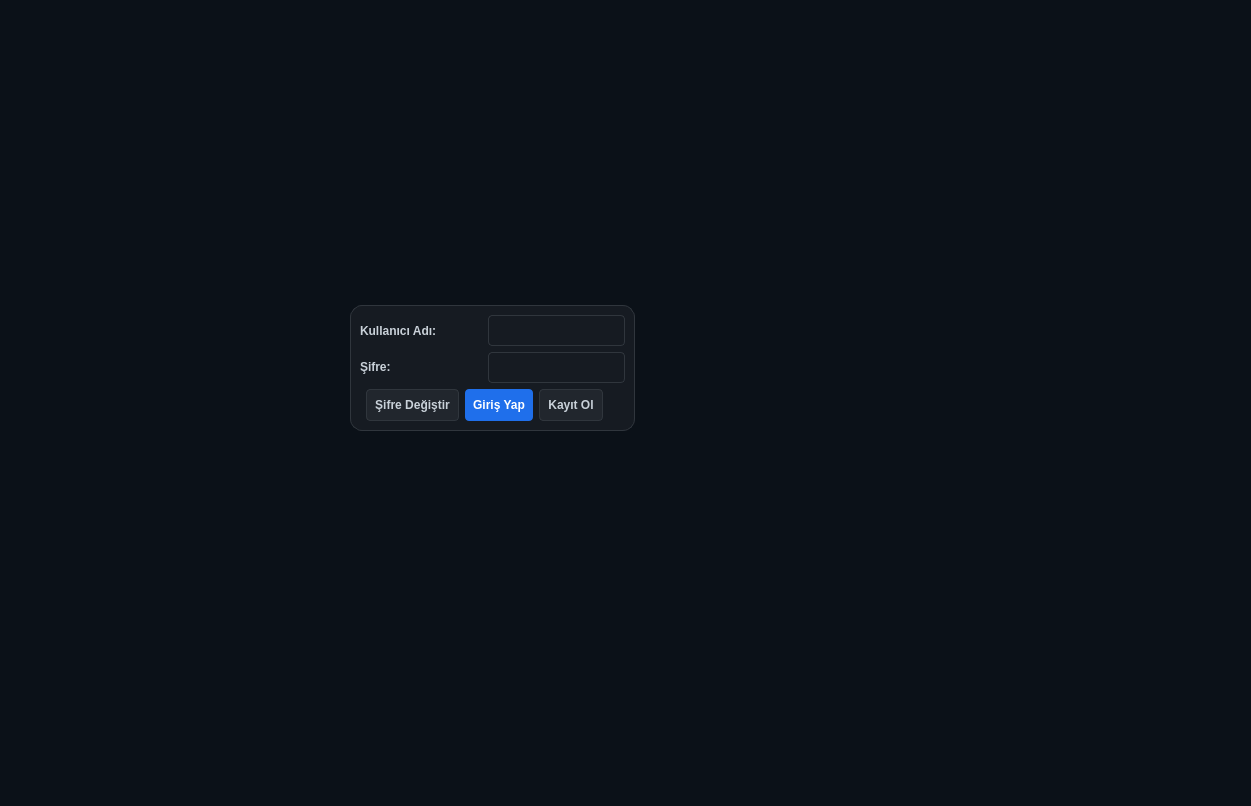
<?xml version="1.0" encoding="UTF-8"?>
<ui version="4.0">
 <class>LoginDialog</class>
 <widget class="QDialog" name="LoginDialog">
  <property name="geometry">
   <rect>
    <x>0</x>
    <y>0</y>
    <width>1251</width>
    <height>806</height>
   </rect>
  </property>
  <property name="sizePolicy">
   <sizepolicy hsizetype="Expanding" vsizetype="Expanding">
    <horstretch>0</horstretch>
    <verstretch>0</verstretch>
   </sizepolicy>
  </property>
  <property name="windowTitle">
   <string>Dialog</string>
  </property>
  <property name="styleSheet">
   <string notr="true">QDialog {
    background-color: #0b1118;
}

QLabel {
    color: #c9d1d9; /* Ana sayfa uyumlu açık gri */
    font-weight: bold;
    font-size: 12px;
}

/* Şifre ve Kullanıcı Adı Kutuları */
QLineEdit {
    background-color: #161b22;
    color: #e6edf3; /* Yeşil yerine ana sayfa beyazı */
    border: 1px solid #30363d;
    border-radius: 4px;
    padding: 6px;
    font-size: 13px;
    max-height: 25px; /* Kutuların kalınlaşmasını engeller */
}
QLineEdit:focus {
    border: 1px solid #1f6feb; /* Tıklanınca ana sayfadaki gibi mavi parlar */
}

/* Standart Butonlar (Kayıt Ol, Şifre Değiştir) */
QPushButton {
    background-color: #21262d;
    color: #c9d1d9;
    border: 1px solid #30363d;
    border-radius: 4px;
    padding: 8px;
    font-weight: bold;
}
QPushButton:hover {
    background-color: #30363d;
    color: #ffffff;
    border-color: #8b949e;
}

/* Giriş Butonu Özel Tasarım (Ana Sayfa Mavi Vurgusu) */
QPushButton#btnLogin {
    background-color: #1f6feb; 
    color: #ffffff;
    border: none;
}
QPushButton#btnLogin:hover {
    background-color: #388bfd;
}

/* Hata/Uyarı Mesajı Rengi */
QLabel#lblStatus {
    color: #ff5252;
    font-style: italic;
    font-weight: bold;
}</string>
  </property>
  <widget class="QWidget" name="layoutWidget">
   <property name="geometry">
    <rect>
     <x>350</x>
     <y>260</y>
     <width>315</width>
     <height>171</height>
    </rect>
   </property>
   <layout class="QVBoxLayout" name="verticalLayout_3">
    <item>
     <widget class="QLabel" name="lblStatus">
      <property name="sizePolicy">
       <sizepolicy hsizetype="Expanding" vsizetype="Expanding">
        <horstretch>0</horstretch>
        <verstretch>0</verstretch>
       </sizepolicy>
      </property>
      <property name="text">
       <string/>
      </property>
      <property name="alignment">
       <set>Qt::AlignmentFlag::AlignCenter</set>
      </property>
      <property name="wordWrap">
       <bool>false</bool>
      </property>
     </widget>
    </item>
    <item>
     <widget class="QFrame" name="frame">
      <property name="sizePolicy">
       <sizepolicy hsizetype="Fixed" vsizetype="Fixed">
        <horstretch>0</horstretch>
        <verstretch>0</verstretch>
       </sizepolicy>
      </property>
      <property name="styleSheet">
       <string notr="true">QFrame {
    background-color: #161b22; /* Ana arka plandan bir tık daha açık estetik bir koyu gri */
    border: 1px solid #30363d; /* İnce, şık bir çerçeve */
    border-radius: 12px; /* Köşeleri modern bir şekilde yuvarlatır */
}

/* Kutunun içindeki &quot;Kullanıcı Adı&quot; ve &quot;Şifre&quot; yazılarının arkası beyaz kalmasın diye: */
QLabel {
    background: transparent;
    border: none;
    color: #c9d1d9;
}</string>
      </property>
      <property name="frameShape">
       <enum>QFrame::Shape::StyledPanel</enum>
      </property>
      <property name="frameShadow">
       <enum>QFrame::Shadow::Raised</enum>
      </property>
      <layout class="QGridLayout" name="gridLayout">
       <item row="1" column="1" colspan="2">
        <layout class="QHBoxLayout" name="horizontalLayout_2">
         <item>
          <widget class="QPushButton" name="btnChangePassword">
           <property name="sizePolicy">
            <sizepolicy hsizetype="Expanding" vsizetype="Expanding">
             <horstretch>0</horstretch>
             <verstretch>0</verstretch>
            </sizepolicy>
           </property>
           <property name="text">
            <string>Şifre Değiştir</string>
           </property>
          </widget>
         </item>
         <item>
          <widget class="QPushButton" name="btnLogin">
           <property name="sizePolicy">
            <sizepolicy hsizetype="Expanding" vsizetype="Expanding">
             <horstretch>0</horstretch>
             <verstretch>0</verstretch>
            </sizepolicy>
           </property>
           <property name="text">
            <string>Giriş Yap</string>
           </property>
          </widget>
         </item>
         <item>
          <widget class="QPushButton" name="btnRegister">
           <property name="sizePolicy">
            <sizepolicy hsizetype="Expanding" vsizetype="Expanding">
             <horstretch>0</horstretch>
             <verstretch>0</verstretch>
            </sizepolicy>
           </property>
           <property name="text">
            <string>Kayıt Ol</string>
           </property>
          </widget>
         </item>
        </layout>
       </item>
       <item row="0" column="0" colspan="2">
        <layout class="QVBoxLayout" name="verticalLayout">
         <item>
          <widget class="QLabel" name="label">
           <property name="sizePolicy">
            <sizepolicy hsizetype="Fixed" vsizetype="Fixed">
             <horstretch>0</horstretch>
             <verstretch>0</verstretch>
            </sizepolicy>
           </property>
           <property name="maximumSize">
            <size>
             <width>16777215</width>
             <height>29</height>
            </size>
           </property>
           <property name="text">
            <string>Kullanıcı Adı:</string>
           </property>
          </widget>
         </item>
         <item>
          <widget class="QLabel" name="label_2">
           <property name="sizePolicy">
            <sizepolicy hsizetype="Preferred" vsizetype="Preferred">
             <horstretch>0</horstretch>
             <verstretch>0</verstretch>
            </sizepolicy>
           </property>
           <property name="maximumSize">
            <size>
             <width>16777215</width>
             <height>29</height>
            </size>
           </property>
           <property name="text">
            <string>Şifre:</string>
           </property>
          </widget>
         </item>
        </layout>
       </item>
       <item row="0" column="2" colspan="2">
        <layout class="QVBoxLayout" name="verticalLayout_2">
         <item>
          <widget class="QLineEdit" name="txtUsername">
           <property name="sizePolicy">
            <sizepolicy hsizetype="Preferred" vsizetype="Preferred">
             <horstretch>0</horstretch>
             <verstretch>0</verstretch>
            </sizepolicy>
           </property>
           <property name="maximumSize">
            <size>
             <width>16777215</width>
             <height>29</height>
            </size>
           </property>
          </widget>
         </item>
         <item>
          <widget class="QLineEdit" name="txtPassword">
           <property name="sizePolicy">
            <sizepolicy hsizetype="Preferred" vsizetype="Preferred">
             <horstretch>0</horstretch>
             <verstretch>0</verstretch>
            </sizepolicy>
           </property>
           <property name="maximumSize">
            <size>
             <width>16777215</width>
             <height>29</height>
            </size>
           </property>
          </widget>
         </item>
        </layout>
       </item>
      </layout>
     </widget>
    </item>
   </layout>
  </widget>
 </widget>
 <resources/>
 <connections/>
</ui>
